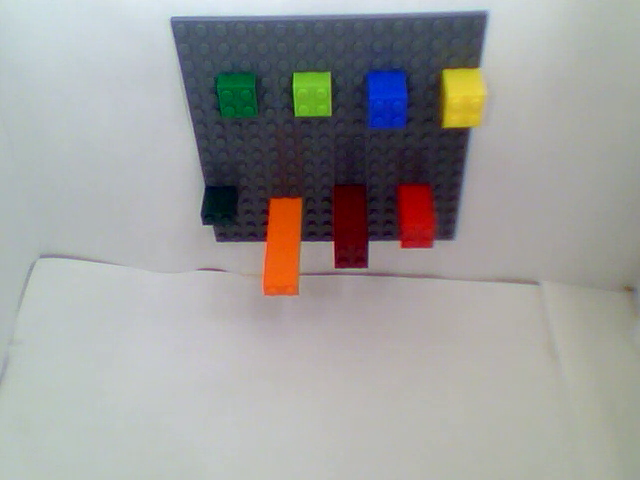
#> input picture frame 51 of videos/videoLego1.webm, 640 x 480 px
$ python FindColorsLegoTeste.py
#> lines starting #> are read from the running program, lines starting #| are printed output that depends on the picture; after the words box and inside, x2 and y2 are one past the last pixel; in counts of white or black regions, pixels touching at a corner belong together
import cv2 as cv
import numpy as np

log = {}
arr = []
redColor = (0, 0, 255)
yellowColor = (0, 255, 255)
greenColor = (0, 255, 0)
cyanColor = (255, 255, 0)
blueColor = (255, 0, 0)
purpleColor = (130, 0, 75)
magentaColor = (255, 0, 255)

red_lower = np.array([0, 100, 0], np.uint8)
red_upper = np.array([15, 255, 255], np.uint8)

yellow_lower = np.array([20, 60, 100], np.uint8)
yellow_upper = np.array([35, 255, 255], np.uint8)

green_lower = np.array([50, 100, 0], np.uint8)
green_upper = np.array([80, 255, 255], np.uint8)

cyan_lower = np.array([75, 100, 0], np.uint8)
cyan_upper = np.array([95, 255, 255], np.uint8)

blue_lower = np.array([84, 100, 0], np.uint8)
blue_upper = np.array([125, 255, 255], np.uint8)

purple_lower = np.array([126, 100, 0], np.uint8)
purple_upper = np.array([165, 255, 255], np.uint8)

magenta_lower = np.array([170, 100, 0], np.uint8)
magenta_upper = np.array([180, 255, 255], np.uint8)


# funcao para boundingBox de cor

cap = cv.VideoCapture("videos/videoLego1.webm")

def boundingColor(maskColor, color):

    edge = cv.Canny(maskColor,100, 200)
    (cnts, hierarchy) = cv.findContours(edge, cv.RETR_TREE, cv.CHAIN_APPROX_SIMPLE)
    cnts = sorted(cnts, key=cv.contourArea, reverse=True)[:10]

    for c in cnts:
        area = cv.contourArea(c)

        if area > 300:

            x, y, w, h = cv.boundingRect(c)
            rect = cv.minAreaRect(c)
            box = cv.boxPoints(rect)
            box = np.int0(box)
            #print(xa,ya, wa,ha)
            #print(x,w,w,h)
            M = cv.moments(c)
            cX = int(M["m10"] / M["m00"])
            cY = int(M["m01"] / M["m00"])
            center = cX, cY
            log["data"] = {"x_Axis":x, "y_Axis":y,"width":w, "Height":h, "color":color}
            cv.rectangle(copy, (x, y), (x + w, y + h), (color), 2)
            cv.drawContours(blank, [box],0, (255,0,255),2)
            #cv.line(copy,(x,y), (x+w,y+h),(redColor), 2)
            cv.circle(copy, (cX, cY), 1, (color), -1)


#funcao de desenho de todas as cores
def draw(vetor_de_imagens):
    for i in vetor_de_imagens:
        (cnts, _) = cv.findContours(i, cv.RETR_TREE, cv.CHAIN_APPROX_SIMPLE)
        for c in cnts:
            area = cv.contourArea(c)
            if area > 300:
                x, y, w, h = cv.boundingRect(c)
                return cv.rectangle(copy, (x, y), (x + w, y + h), (255, 255, 255), 1)

# canvas de desenho para as mascaras ser desenhadas
# main()
print("Escolhar o highlight\n 1- amarelo\t 2- vermelho\n 3- verde\t"
      " 4- cyan\n 5- roxo\t 6- azul\n 7- magenta\t 8 - todas as cores\n 0- Sair")


while (cap.isOpened()):
    ret, frame = cap.read()
#> frame is the input picture: shape (480, 640, 3); mean B, G, R 155.2, 156.4, 156.6
    frame = cv.flip(frame,-1)
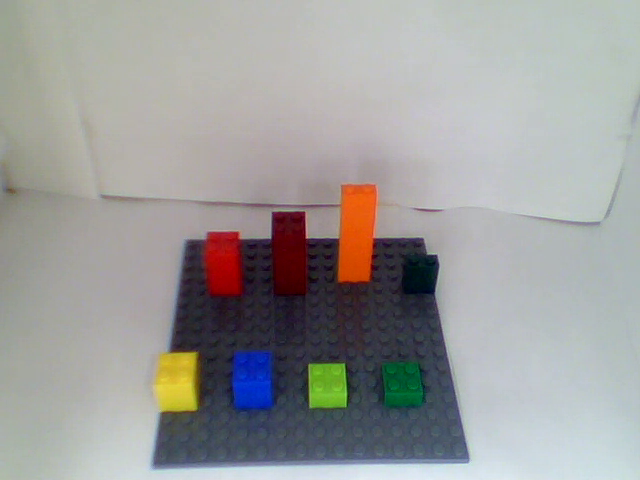
#> frame: shape (480, 640, 3); mean B, G, R 155.2, 156.4, 156.6

 # Aquisição da imagem

    #img = cv.imread('images/lego.jpg')
    copy = cv.resize(frame.copy(), (300, 300))
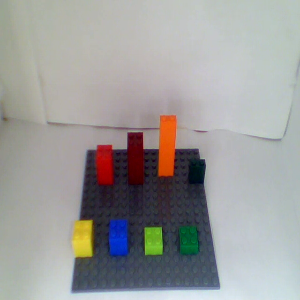
#> copy: shape (300, 300, 3); mean B, G, R 155.1, 156.4, 156.5
    blur = cv.GaussianBlur(copy, (5, 5), 1.5)
    hsv = cv.cvtColor(blur, cv.COLOR_BGR2HSV)
#> hsv: shape (300, 300, 3); mean H, S, V 76.7, 34.3, 165.1
    blank = np.zeros(hsv.shape)

# range of colors
#Analisar estrutura
    red = cv.inRange(hsv, red_lower, red_upper)
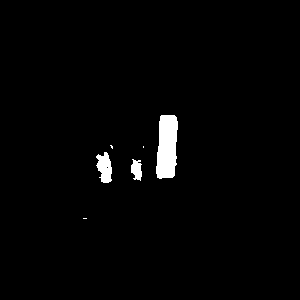
#> red: shape (300, 300); 1.9% white; 6 white regions (3 under 20 px), largest, box (x1, y1, x2, y2) and area: (156, 115, 178, 179) 1156, (96, 152, 112, 183) 344, (131, 159, 142, 181) 173
    arr.append(red)
    yellow = cv.inRange(hsv, yellow_lower, yellow_upper)
#> yellow: shape (300, 300); 0.87% white; 2 white regions (1 under 20 px), largest, box (x1, y1, x2, y2) and area: (71, 219, 93, 259) 780
    arr.append(yellow)
    green = cv.inRange(hsv, green_lower, green_upper)
#> green: shape (300, 300); 0.56% white; 5 white regions (4 under 20 px), largest, box (x1, y1, x2, y2) and area: (179, 226, 199, 254) 465
    arr.append(green)
    cyan = cv.inRange(hsv, cyan_lower, cyan_upper)
#> cyan: shape (300, 300); 0.73% white; 5 white regions (3 under 20 px), largest, box (x1, y1, x2, y2) and area: (178, 225, 201, 257) 604, (193, 164, 200, 171) 34
    arr.append(cyan)
    blue = cv.inRange(hsv, blue_lower, blue_upper)
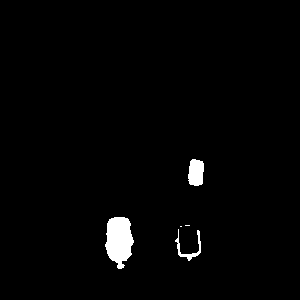
#> blue: shape (300, 300); 1.8% white; 5 white regions (2 under 20 px), largest, box (x1, y1, x2, y2) and area: (105, 217, 134, 269) 1075, (188, 159, 204, 186) 362, (175, 229, 201, 261) 188
    arr.append(blue)
    purple = cv.inRange(hsv, purple_lower, purple_upper)
#> purple: shape (300, 300); 0.46% white; 19 white regions (11 under 20 px), largest, box (x1, y1, x2, y2) and area: (125, 179, 143, 194) 75, (96, 184, 111, 195) 58, (115, 150, 127, 156) 45
    arr.append(purple)
    magenta = cv.inRange(hsv, magenta_lower, magenta_upper)
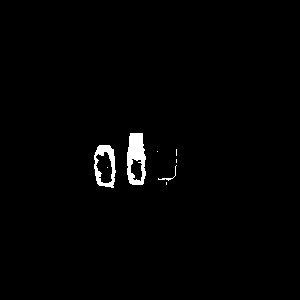
#> magenta: shape (300, 300); 1.3% white; 8 white regions (5 under 20 px), largest, box (x1, y1, x2, y2) and area: (127, 133, 146, 185) 675, (94, 145, 116, 188) 438, (158, 165, 177, 181) 38
    arr.append(magenta)
    sumRed = red + magenta
#> sumRed: shape (300, 300); 3.2% white; 5 white regions (2 under 20 px), largest, box (x1, y1, x2, y2) and area: (156, 115, 178, 181) 1206, (127, 133, 146, 185) 850, (94, 145, 116, 188) 790

    # soma de todas as ranges para uma imagem
    maskTotal = red + yellow + green + cyan + blue + purple + magenta
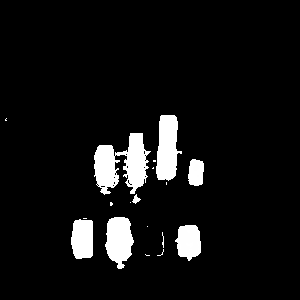
#> maskTotal: shape (300, 300); min 0, max 255, mean 17.7
    colors = cv.bitwise_and(copy, copy, mask=maskTotal)
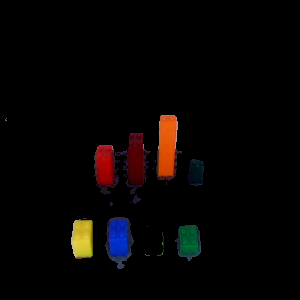
#> colors: shape (300, 300, 3); mean B, G, R 3.3, 4, 6.6

    #draw(arr)
    #boundingColor(blue, blueColor)

    k = cv.waitKey(25)
#> (key Esc is pressed here)
    if k == 49:     # tecla 1
        boundingColor(yellow, yellowColor)
    elif k == 50:   # tecla 2
        boundingColor(red, redColor)
    elif k == 51:   # tecla 3
        boundingColor(green, greenColor)
    elif k == 52:   # tecla 4
        boundingColor(cyan, cyanColor)
    elif k == 53:   # tecla 5
        boundingColor(purple, purpleColor)
    elif k == 54:   # tecla 6
        boundingColor(blue, blueColor)
    elif k == 55:  # tecla 7
        boundingColor(magenta, magentaColor)
    elif k == 48:   # tecla 0
        draw(arr)
    elif k == 27:
        break


    cv.imshow("img", draw(arr))
    cv.imshow("copy", blank)
    cv.imshow("frame",copy)
    print(log)

cap.release()
cv.destroyAllWindows()

#transformar as cores em um dicionario para pegar os nomes das cores

$ run again, starting later in the video
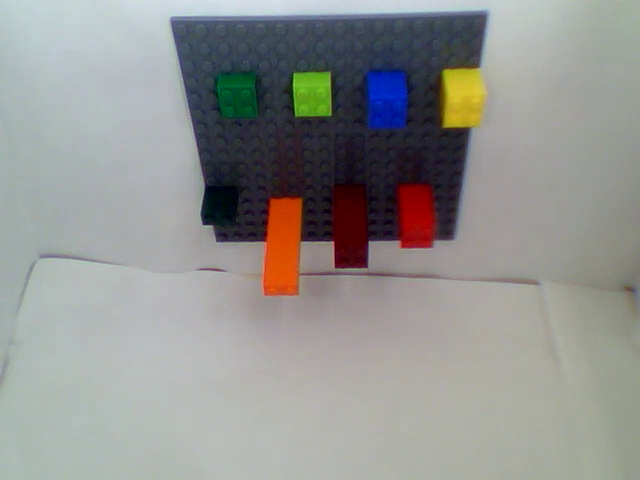
#> input picture frame 414 of videos/videoLego1.webm, 640 x 480 px
#> frame is the input picture: shape (480, 640, 3); mean B, G, R 144.1, 146.7, 146.1
#> hsv: shape (300, 300, 3); mean H, S, V 68.2, 37, 154.4
#> `red = cv.inRange(hsv, red_lower, red_upper)`:
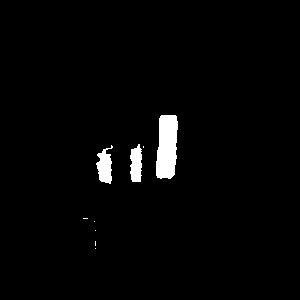
#> red: shape (300, 300); 2.2% white; 9 white regions (6 under 20 px), largest, box (x1, y1, x2, y2) and area: (156, 115, 178, 179) 1170, (96, 145, 113, 184) 406, (130, 144, 142, 182) 366
#> yellow: shape (300, 300); 0.84% white; 2 white regions (1 under 20 px), largest, box (x1, y1, x2, y2) and area: (71, 219, 93, 259) 759
#> green: shape (300, 300); 0.57% white; 5 white regions (3 under 20 px), largest, box (x1, y1, x2, y2) and area: (179, 226, 199, 254) 467, (154, 230, 165, 256) 43
#> cyan: shape (300, 300); 0.65% white; 4 white regions (2 under 20 px), largest, box (x1, y1, x2, y2) and area: (178, 225, 201, 257) 540, (194, 160, 199, 168) 24
#> blue: shape (300, 300); 2.1% white; 9 white regions (5 under 20 px), largest, box (x1, y1, x2, y2) and area: (104, 217, 133, 271) 1186, (188, 159, 204, 193) 418, (174, 225, 202, 262) 243, (178, 221, 192, 230) 31
#> purple: shape (300, 300); 0.94% white; 32 white regions (27 under 20 px), largest, box (x1, y1, x2, y2) and area: (99, 151, 144, 211) 586, (145, 151, 157, 156) 36, (157, 180, 165, 189) 31, (176, 165, 184, 171) 22, (144, 173, 149, 184) 22
#> magenta: shape (300, 300); 1.1% white; 6 white regions (3 under 20 px), largest, box (x1, y1, x2, y2) and area: (127, 133, 146, 185) 480, (94, 145, 117, 191) 397, (158, 159, 177, 181) 51
#> sumRed: shape (300, 300); 3.2% white; 9 white regions (6 under 20 px), largest, box (x1, y1, x2, y2) and area: (156, 115, 178, 181) 1235, (127, 133, 146, 185) 848, (94, 145, 117, 191) 803
#> `colors = cv.bitwise_and(copy, copy, mask=maskTotal)`:
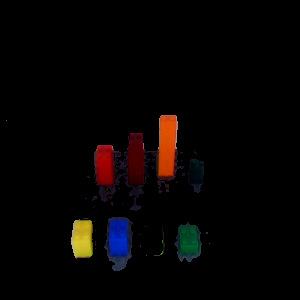
#> colors: shape (300, 300, 3); mean B, G, R 3.2, 3.7, 6.3
